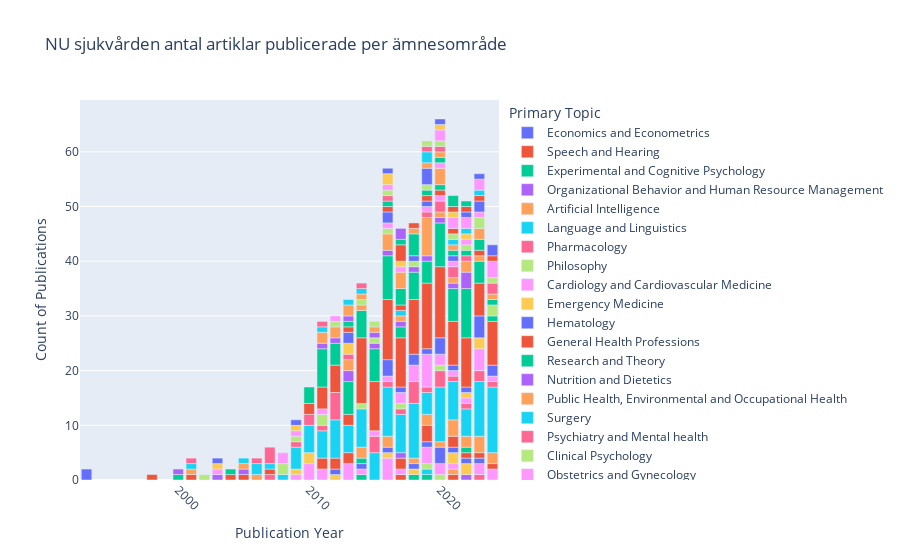

The code cell stored with this chart in its notebook:
### Markdown cell above
FWCI is the ratio of the actual number of citations received by an output to date and the `expected' number for an output with similar characteristics. `Expected' refers to average citations over the previous three years for all Scopus outputs of the same age, document type and field.

### Code cell
import pandas as pd
import plotly.express as px

# Creating a new DataFrame that groups by primary topic and counts the number of rows
topic_counts = df['primary_topic.subfield.display_name'].value_counts()

# Filtering the original DataFrame to include only topics with at least 5 publications
filtered_df = df[df['primary_topic.subfield.display_name'].isin(topic_counts[topic_counts >= 2].index)]

# Grouping the filtered DataFrame by publication year and primary topic
filtered_df_grouped = filtered_df.groupby(['publication_year', 'primary_topic.subfield.display_name']).size().reset_index(name='count')

# Plotting with Plotly
fig = px.bar(
    filtered_df_grouped,
    x='publication_year',
    y='count',
    color='primary_topic.subfield.display_name',
    title='NU sjukvården antal artiklar publicerade per ämnesområde',
    labels={'publication_year': 'Publication Year', 'count': 'Count of Publications'},
)

fig.update_layout(
    xaxis_title='Publication Year',
    yaxis_title='Count of Publications',
    legend_title='Primary Topic',
    xaxis=dict(tickangle=45),
    legend=dict(
        title='Primary Topic',
        orientation='v',
        x=1.02,
        y=1,
        xanchor='left',
        yanchor='top'
    )
)

fig.show()

### Figure 1 — Plotly figure (JSON) as saved in the notebook; plotly's stock layout.template omitted (floating-point values rounded to 4 significant figures)
{"data": [{"alignmentgroup": "True", "hovertemplate": "primary_topic.subfield.display_name=Economics and Econometrics<br>Publication Year=%{x}<br>Count of Publications=%{y}<extra></extra>", "legendgroup": "Economics and Econometrics", "marker": {"color": "#636efa", "pattern": {"shape": ""}}, "name": "Economics and Econometrics", "offsetgroup": "Economics and Econometrics", "orientation": "v", "showlegend": true, "textposition": "auto", "type": "bar", "x": [1993], "xaxis": "x", "y": [2], "yaxis": "y"}, {"alignmentgroup": "True", "hovertemplate": "primary_topic.subfield.display_name=Speech and Hearing<br>Publication Year=%{x}<br>Count of Publications=%{y}<extra></extra>", "legendgroup": "Speech and Hearing", "marker": {"color": "#EF553B", "pattern": {"shape": ""}}, "name": "Speech and Hearing", "offsetgroup": "Speech and Hearing", "orientation": "v", "showlegend": true, "textposition": "auto", "type": "bar", "x": [1998, 2001, 2017, 2021], "xaxis": "x", "y": [1, 1, 1, 1], "yaxis": "y"}, {"alignmentgroup": "True", "hovertemplate": "primary_topic.subfield.display_name=Experimental and Cognitive Psychology<br>Publication Year=%{x}<br>Count of Publications=%{y}<extra></extra>", "legendgroup": "Experimental and Cognitive Psychology", "marker": {"color": "#00cc96", "pattern": {"shape": ""}}, "name": "Experimental and Cognitive Psychology", "offsetgroup": "Experimental and Cognitive Psychology", "orientation": "v", "showlegend": true, "textposition": "auto", "type": "bar", "x": [2000, 2014, 2018, 2019], "xaxis": "x", "y": [1, 1, 1, 1], "yaxis": "y"}, {"alignmentgroup": "True", "hovertemplate": "primary_topic.subfield.display_name=Organizational Behavior and Human Resource Management<br>Publication Year=%{x}<br>Count of Publications=%{y}<extra></extra>", "legendgroup": "Organizational Behavior and Human Resource Management", "marker": {"color": "#ab63fa", "pattern": {"shape": ""}}, "name": "Organizational Behavior and Human Resource Management", "offsetgroup": "Organizational Behavior and Human Resource Management", "orientation": "v", "showlegend": true, "textposition": "auto", "type": "bar", "x": [2000, 2003, 2022], "xaxis": "x", "y": [1, 1, 1], "yaxis": "y"}, {"alignmentgroup": "True", "hovertemplate": "primary_topic.subfield.display_name=Artificial Intelligence<br>Publication Year=%{x}<br>Count of Publications=%{y}<extra></extra>", "legendgroup": "Artificial Intelligence", "marker": {"color": "#FFA15A", "pattern": {"shape": ""}}, "name": "Artificial Intelligence", "offsetgroup": "Artificial Intelligence", "orientation": "v", "showlegend": true, "textposition": "auto", "type": "bar", "x": [2001, 2021], "xaxis": "x", "y": [1, 1], "yaxis": "y"}, {"alignmentgroup": "True", "hovertemplate": "primary_topic.subfield.display_name=Language and Linguistics<br>Publication Year=%{x}<br>Count of Publications=%{y}<extra></extra>", "legendgroup": "Language and Linguistics", "marker": {"color": "#19d3f3", "pattern": {"shape": ""}}, "name": "Language and Linguistics", "offsetgroup": "Language and Linguistics", "orientation": "v", "showlegend": true, "textposition": "auto", "type": "bar", "x": [2001, 2019], "xaxis": "x", "y": [1, 1], "yaxis": "y"}, {"alignmentgroup": "True", "hovertemplate": "primary_topic.subfield.display_name=Pharmacology<br>Publication Year=%{x}<br>Count of Publications=%{y}<extra></extra>", "legendgroup": "Pharmacology", "marker": {"color": "#FF6692", "pattern": {"shape": ""}}, "name": "Pharmacology", "offsetgroup": "Pharmacology", "orientation": "v", "showlegend": true, "textposition": "auto", "type": "bar", "x": [2001, 2007, 2023], "xaxis": "x", "y": [1, 1, 1], "yaxis": "y"}, {"alignmentgroup": "True", "hovertemplate": "primary_topic.subfield.display_name=Philosophy<br>Publication Year=%{x}<br>Count of Publications=%{y}<extra></extra>", "legendgroup": "Philosophy", "marker": {"color": "#B6E880", "pattern": {"shape": ""}}, "name": "Philosophy", "offsetgroup": "Philosophy", "orientation": "v", "showlegend": true, "textposition": "auto", "type": "bar", "x": [2002, 2019, 2020], "xaxis": "x", "y": [1, 1, 1], "yaxis": "y"}, {"alignmentgroup": "True", "hovertemplate": "primary_topic.subfield.display_name=Cardiology and Cardiovascular Medicine<br>Publication Year=%{x}<br>Count of Publications=%{y}<extra></extra>", "legendgroup": "Cardiology and Cardiovascular Medicine", "marker": {"color": "#FF97FF", "pattern": {"shape": ""}}, "name": "Cardiology and Cardiovascular Medicine", "offsetgroup": "Cardiology and Cardiovascular Medicine", "orientation": "v", "showlegend": true, "textposition": "auto", "type": "bar", "x": [2003, 2009, 2010, 2011, 2013, 2014, 2016, 2017, 2019, 2020, 2021, 2023, 2024], "xaxis": "x", "y": [1, 1, 3, 2, 3, 1, 4, 1, 3, 2, 1, 2, 2], "yaxis": "y"}, {"alignmentgroup": "True", "hovertemplate": "primary_topic.subfield.display_name=Emergency Medicine<br>Publication Year=%{x}<br>Count of Publications=%{y}<extra></extra>", "legendgroup": "Emergency Medicine", "marker": {"color": "#FECB52", "pattern": {"shape": ""}}, "name": "Emergency Medicine", "offsetgroup": "Emergency Medicine", "orientation": "v", "showlegend": true, "textposition": "auto", "type": "bar", "x": [2003, 2009, 2010, 2012, 2016, 2018, 2021, 2022], "xaxis": "x", "y": [1, 1, 2, 1, 1, 1, 2, 2], "yaxis": "y"}, {"alignmentgroup": "True", "hovertemplate": "primary_topic.subfield.display_name=Hematology<br>Publication Year=%{x}<br>Count of Publications=%{y}<extra></extra>", "legendgroup": "Hematology", "marker": {"color": "#636efa", "pattern": {"shape": ""}}, "name": "Hematology", "offsetgroup": "Hematology", "orientation": "v", "showlegend": true, "textposition": "auto", "type": "bar", "x": [2003, 2012, 2014, 2016, 2018, 2019, 2020, 2021, 2022, 2023], "xaxis": "x", "y": [1, 1, 1, 1, 1, 1, 3, 1, 1, 1], "yaxis": "y"}, {"alignmentgroup": "True", "hovertemplate": "primary_topic.subfield.display_name=General Health Professions<br>Publication Year=%{x}<br>Count of Publications=%{y}<extra></extra>", "legendgroup": "General Health Professions", "marker": {"color": "#EF553B", "pattern": {"shape": ""}}, "name": "General Health Professions", "offsetgroup": "General Health Professions", "orientation": "v", "showlegend": true, "textposition": "auto", "type": "bar", "x": [2004, 2005, 2007, 2011, 2012, 2013, 2017, 2019, 2021, 2022, 2023, 2024], "xaxis": "x", "y": [1, 1, 1, 2, 2, 2, 2, 3, 2, 1, 1, 1], "yaxis": "y"}, {"alignmentgroup": "True", "hovertemplate": "primary_topic.subfield.display_name=Research and Theory<br>Publication Year=%{x}<br>Count of Publications=%{y}<extra></extra>", "legendgroup": "Research and Theory", "marker": {"color": "#00cc96", "pattern": {"shape": ""}}, "name": "Research and Theory", "offsetgroup": "Research and Theory", "orientation": "v", "showlegend": true, "textposition": "auto", "type": "bar", "x": [2004, 2014, 2022], "xaxis": "x", "y": [1, 1, 1], "yaxis": "y"}, {"alignmentgroup": "True", "hovertemplate": "primary_topic.subfield.display_name=Nutrition and Dietetics<br>Publication Year=%{x}<br>Count of Publications=%{y}<extra></extra>", "legendgroup": "Nutrition and Dietetics", "marker": {"color": "#ab63fa", "pattern": {"shape": ""}}, "name": "Nutrition and Dietetics", "offsetgroup": "Nutrition and Dietetics", "orientation": "v", "showlegend": true, "textposition": "auto", "type": "bar", "x": [2005, 2017], "xaxis": "x", "y": [1, 1], "yaxis": "y"}, {"alignmentgroup": "True", "hovertemplate": "primary_topic.subfield.display_name=Public Health, Environmental and Occupational Health<br>Publication Year=%{x}<br>Count of Publications=%{y}<extra></extra>", "legendgroup": "Public Health, Environmental and Occupational Health", "marker": {"color": "#FFA15A", "pattern": {"shape": ""}}, "name": "Public Health, Environmental and Occupational Health", "offsetgroup": "Public Health, Environmental and Occupational Health", "orientation": "v", "showlegend": true, "textposition": "auto", "type": "bar", "x": [2005, 2006, 2014, 2016, 2018, 2019, 2020, 2021, 2022, 2023, 2024], "xaxis": "x", "y": [1, 1, 2, 2, 1, 2, 1, 3, 2, 3, 2], "yaxis": "y"}, {"alignmentgroup": "True", "hovertemplate": "primary_topic.subfield.display_name=Surgery<br>Publication Year=%{x}<br>Count of Publications=%{y}<extra></extra>", "legendgroup": "Surgery", "marker": {"color": "#19d3f3", "pattern": {"shape": ""}}, "name": "Surgery", "offsetgroup": "Surgery", "orientation": "v", "showlegend": true, "textposition": "auto", "type": "bar", "x": [2005, 2006, 2007, 2008, 2009, 2010, 2011, 2012, 2013, 2014, 2015, 2016, 2017, 2018, 2019, 2020, 2021, 2022, 2023, 2024], "xaxis": "x", "y": [1, 2, 1, 1, 4, 5, 5, 7, 5, 7, 5, 9, 7, 10, 4, 10, 7, 5, 10, 12], "yaxis": "y"}, {"alignmentgroup": "True", "hovertemplate": "primary_topic.subfield.display_name=Psychiatry and Mental health<br>Publication Year=%{x}<br>Count of Publications=%{y}<extra></extra>", "legendgroup": "Psychiatry and Mental health", "marker": {"color": "#FF6692", "pattern": {"shape": ""}}, "name": "Psychiatry and Mental health", "offsetgroup": "Psychiatry and Mental health", "orientation": "v", "showlegend": true, "textposition": "auto", "type": "bar", "x": [2006, 2007, 2009, 2010, 2011, 2012, 2015, 2016, 2017, 2018, 2019, 2020, 2021, 2022, 2023, 2024], "xaxis": "x", "y": [1, 3, 1, 2, 1, 5, 3, 1, 1, 4, 1, 3, 1, 1, 2, 1], "yaxis": "y"}, {"alignmentgroup": "True", "hovertemplate": "primary_topic.subfield.display_name=Clinical Psychology<br>Publication Year=%{x}<br>Count of Publications=%{y}<extra></extra>", "legendgroup": "Clinical Psychology", "marker": {"color": "#B6E880", "pattern": {"shape": ""}}, "name": "Clinical Psychology", "offsetgroup": "Clinical Psychology", "orientation": "v", "showlegend": true, "textposition": "auto", "type": "bar", "x": [2008, 2009, 2011, 2014, 2017, 2020], "xaxis": "x", "y": [2, 1, 2, 1, 1, 1], "yaxis": "y"}, {"alignmentgroup": "True", "hovertemplate": "primary_topic.subfield.display_name=Obstetrics and Gynecology<br>Publication Year=%{x}<br>Count of Publications=%{y}<extra></extra>", "legendgroup": "Obstetrics and Gynecology", "marker": {"color": "#FF97FF", "pattern": {"shape": ""}}, "name": "Obstetrics and Gynecology", "offsetgroup": "Obstetrics and Gynecology", "orientation": "v", "showlegend": true, "textposition": "auto", "type": "bar", "x": [2008, 2009, 2011, 2015, 2016, 2017, 2018, 2019, 2020, 2021, 2022, 2023, 2024], "xaxis": "x", "y": [2, 1, 1, 1, 1, 2, 3, 6, 2, 1, 1, 4, 1], "yaxis": "y"}, {"alignmentgroup": "True", "hovertemplate": "primary_topic.subfield.display_name=Pediatrics, Perinatology and Child Health<br>Publication Year=%{x}<br>Count of Publications=%{y}<extra></extra>", "legendgroup": "Pediatrics, Perinatology and Child Health", "marker": {"color": "#FECB52", "pattern": {"shape": ""}}, "name": "Pediatrics, Perinatology and Child Health", "offsetgroup": "Pediatrics, Perinatology and Child Health", "orientation": "v", "showlegend": true, "textposition": "auto", "type": "bar", "x": [2009, 2022, 2023], "xaxis": "x", "y": [1, 1, 2], "yaxis": "y"}, {"alignmentgroup": "True", "hovertemplate": "primary_topic.subfield.display_name=Physiology<br>Publication Year=%{x}<br>Count of Publications=%{y}<extra></extra>", "legendgroup": "Physiology", "marker": {"color": "#636efa", "pattern": {"shape": ""}}, "name": "Physiology", "offsetgroup": "Physiology", "orientation": "v", "showlegend": true, "textposition": "auto", "type": "bar", "x": [2009, 2016, 2017, 2018, 2019, 2020, 2021, 2022, 2023, 2024], "xaxis": "x", "y": [1, 3, 1, 2, 1, 3, 1, 1, 4, 2], "yaxis": "y"}, {"alignmentgroup": "True", "hovertemplate": "primary_topic.subfield.display_name=Endocrinology, Diabetes and Metabolism<br>Publication Year=%{x}<br>Count of Publications=%{y}<extra></extra>", "legendgroup": "Endocrinology, Diabetes and Metabolism", "marker": {"color": "#EF553B", "pattern": {"shape": ""}}, "name": "Endocrinology, Diabetes and Metabolism", "offsetgroup": "Endocrinology, Diabetes and Metabolism", "orientation": "v", "showlegend": true, "textposition": "auto", "type": "bar", "x": [2010, 2011, 2012, 2013, 2014, 2015, 2016, 2017, 2018, 2019, 2020, 2021, 2022, 2023, 2024], "xaxis": "x", "y": [2, 4, 5, 2, 12, 9, 11, 9, 10, 12, 13, 8, 9, 6, 8], "yaxis": "y"}, {"alignmentgroup": "True", "hovertemplate": "primary_topic.subfield.display_name=Genetics<br>Publication Year=%{x}<br>Count of Publications=%{y}<extra></extra>", "legendgroup": "Genetics", "marker": {"color": "#00cc96", "pattern": {"shape": ""}}, "name": "Genetics", "offsetgroup": "Genetics", "orientation": "v", "showlegend": true, "textposition": "auto", "type": "bar", "x": [2010, 2011, 2012, 2013, 2014, 2015, 2016, 2017, 2018, 2019, 2020, 2021, 2022, 2023, 2024], "xaxis": "x", "y": [3, 7, 4, 6, 5, 6, 8, 2, 5, 4, 8, 6, 9, 4, 1], "yaxis": "y"}, {"alignmentgroup": "True", "hovertemplate": "primary_topic.subfield.display_name=Epidemiology<br>Publication Year=%{x}<br>Count of Publications=%{y}<extra></extra>", "legendgroup": "Epidemiology", "marker": {"color": "#ab63fa", "pattern": {"shape": ""}}, "name": "Epidemiology", "offsetgroup": "Epidemiology", "orientation": "v", "showlegend": true, "textposition": "auto", "type": "bar", "x": [2011, 2012, 2013, 2015, 2016, 2017, 2018, 2019, 2020, 2021, 2022], "xaxis": "x", "y": [1, 1, 2, 1, 1, 1, 1, 1, 1, 1, 3], "yaxis": "y"}, {"alignmentgroup": "True", "hovertemplate": "primary_topic.subfield.display_name=Molecular Biology<br>Publication Year=%{x}<br>Count of Publications=%{y}<extra></extra>", "legendgroup": "Molecular Biology", "marker": {"color": "#FFA15A", "pattern": {"shape": ""}}, "name": "Molecular Biology", "offsetgroup": "Molecular Biology", "orientation": "v", "showlegend": true, "textposition": "auto", "type": "bar", "x": [2011, 2012, 2013, 2014, 2016, 2017, 2019, 2020, 2021, 2022, 2023], "xaxis": "x", "y": [2, 2, 2, 1, 3, 1, 7, 1, 1, 2, 1], "yaxis": "y"}, {"alignmentgroup": "True", "hovertemplate": "primary_topic.subfield.display_name=Rehabilitation<br>Publication Year=%{x}<br>Count of Publications=%{y}<extra></extra>", "legendgroup": "Rehabilitation", "marker": {"color": "#19d3f3", "pattern": {"shape": ""}}, "name": "Rehabilitation", "offsetgroup": "Rehabilitation", "orientation": "v", "showlegend": true, "textposition": "auto", "type": "bar", "x": [2011, 2017], "xaxis": "x", "y": [1, 1], "yaxis": "y"}, {"alignmentgroup": "True", "hovertemplate": "primary_topic.subfield.display_name=Sociology and Political Science<br>Publication Year=%{x}<br>Count of Publications=%{y}<extra></extra>", "legendgroup": "Sociology and Political Science", "marker": {"color": "#FF6692", "pattern": {"shape": ""}}, "name": "Sociology and Political Science", "offsetgroup": "Sociology and Political Science", "orientation": "v", "showlegend": true, "textposition": "auto", "type": "bar", "x": [2011, 2013, 2019, 2020, 2021, 2022], "xaxis": "x", "y": [1, 1, 1, 2, 2, 1], "yaxis": "y"}, {"alignmentgroup": "True", "hovertemplate": "primary_topic.subfield.display_name=Oncology<br>Publication Year=%{x}<br>Count of Publications=%{y}<extra></extra>", "legendgroup": "Oncology", "marker": {"color": "#B6E880", "pattern": {"shape": ""}}, "name": "Oncology", "offsetgroup": "Oncology", "orientation": "v", "showlegend": true, "textposition": "auto", "type": "bar", "x": [2012, 2014, 2015, 2016, 2018, 2024], "xaxis": "x", "y": [1, 1, 1, 1, 1, 2], "yaxis": "y"}, {"alignmentgroup": "True", "hovertemplate": "primary_topic.subfield.display_name=Urology<br>Publication Year=%{x}<br>Count of Publications=%{y}<extra></extra>", "legendgroup": "Urology", "marker": {"color": "#FF97FF", "pattern": {"shape": ""}}, "name": "Urology", "offsetgroup": "Urology", "orientation": "v", "showlegend": true, "textposition": "auto", "type": "bar", "x": [2012, 2016, 2019, 2020, 2021], "xaxis": "x", "y": [1, 1, 1, 1, 1], "yaxis": "y"}, {"alignmentgroup": "True", "hovertemplate": "primary_topic.subfield.display_name=Cellular and Molecular Neuroscience<br>Publication Year=%{x}<br>Count of Publications=%{y}<extra></extra>", "legendgroup": "Cellular and Molecular Neuroscience", "marker": {"color": "#FECB52", "pattern": {"shape": ""}}, "name": "Cellular and Molecular Neuroscience", "offsetgroup": "Cellular and Molecular Neuroscience", "orientation": "v", "showlegend": true, "textposition": "auto", "type": "bar", "x": [2013], "xaxis": "x", "y": [2], "yaxis": "y"}, {"alignmentgroup": "True", "hovertemplate": "primary_topic.subfield.display_name=Cognitive Neuroscience<br>Publication Year=%{x}<br>Count of Publications=%{y}<extra></extra>", "legendgroup": "Cognitive Neuroscience", "marker": {"color": "#636efa", "pattern": {"shape": ""}}, "name": "Cognitive Neuroscience", "offsetgroup": "Cognitive Neuroscience", "orientation": "v", "showlegend": true, "textposition": "auto", "type": "bar", "x": [2013, 2016, 2018, 2019, 2021], "xaxis": "x", "y": [2, 2, 1, 1, 1], "yaxis": "y"}, {"alignmentgroup": "True", "hovertemplate": "primary_topic.subfield.display_name=Education<br>Publication Year=%{x}<br>Count of Publications=%{y}<extra></extra>", "legendgroup": "Education", "marker": {"color": "#EF553B", "pattern": {"shape": ""}}, "name": "Education", "offsetgroup": "Education", "orientation": "v", "showlegend": true, "textposition": "auto", "type": "bar", "x": [2013, 2016, 2017, 2019, 2020, 2023], "xaxis": "x", "y": [1, 1, 1, 1, 1, 1], "yaxis": "y"}, {"alignmentgroup": "True", "hovertemplate": "primary_topic.subfield.display_name=Geriatrics and Gerontology<br>Publication Year=%{x}<br>Count of Publications=%{y}<extra></extra>", "legendgroup": "Geriatrics and Gerontology", "marker": {"color": "#00cc96", "pattern": {"shape": ""}}, "name": "Geriatrics and Gerontology", "offsetgroup": "Geriatrics and Gerontology", "orientation": "v", "showlegend": true, "textposition": "auto", "type": "bar", "x": [2013, 2016, 2017, 2018, 2019, 2020, 2021, 2022, 2023, 2024], "xaxis": "x", "y": [1, 1, 3, 4, 1, 1, 1, 1, 2, 1], "yaxis": "y"}, {"alignmentgroup": "True", "hovertemplate": "primary_topic.subfield.display_name=Neurology<br>Publication Year=%{x}<br>Count of Publications=%{y}<extra></extra>", "legendgroup": "Neurology", "marker": {"color": "#ab63fa", "pattern": {"shape": ""}}, "name": "Neurology", "offsetgroup": "Neurology", "orientation": "v", "showlegend": true, "textposition": "auto", "type": "bar", "x": [2013, 2015], "xaxis": "x", "y": [1, 1], "yaxis": "y"}, {"alignmentgroup": "True", "hovertemplate": "primary_topic.subfield.display_name=Oral Surgery<br>Publication Year=%{x}<br>Count of Publications=%{y}<extra></extra>", "legendgroup": "Oral Surgery", "marker": {"color": "#FFA15A", "pattern": {"shape": ""}}, "name": "Oral Surgery", "offsetgroup": "Oral Surgery", "orientation": "v", "showlegend": true, "textposition": "auto", "type": "bar", "x": [2013, 2014, 2015, 2017, 2018, 2020, 2021, 2023, 2024], "xaxis": "x", "y": [2, 1, 1, 3, 1, 3, 1, 2, 1], "yaxis": "y"}, {"alignmentgroup": "True", "hovertemplate": "primary_topic.subfield.display_name=Orthopedics and Sports Medicine<br>Publication Year=%{x}<br>Count of Publications=%{y}<extra></extra>", "legendgroup": "Orthopedics and Sports Medicine", "marker": {"color": "#19d3f3", "pattern": {"shape": ""}}, "name": "Orthopedics and Sports Medicine", "offsetgroup": "Orthopedics and Sports Medicine", "orientation": "v", "showlegend": true, "textposition": "auto", "type": "bar", "x": [2013, 2014, 2021], "xaxis": "x", "y": [1, 1, 1], "yaxis": "y"}, {"alignmentgroup": "True", "hovertemplate": "primary_topic.subfield.display_name=Radiological and Ultrasound Technology<br>Publication Year=%{x}<br>Count of Publications=%{y}<extra></extra>", "legendgroup": "Radiological and Ultrasound Technology", "marker": {"color": "#FF6692", "pattern": {"shape": ""}}, "name": "Radiological and Ultrasound Technology", "offsetgroup": "Radiological and Ultrasound Technology", "orientation": "v", "showlegend": true, "textposition": "auto", "type": "bar", "x": [2014, 2016, 2024], "xaxis": "x", "y": [1, 1, 2], "yaxis": "y"}, {"alignmentgroup": "True", "hovertemplate": "primary_topic.subfield.display_name=Pulmonary and Respiratory Medicine<br>Publication Year=%{x}<br>Count of Publications=%{y}<extra></extra>", "legendgroup": "Pulmonary and Respiratory Medicine", "marker": {"color": "#B6E880", "pattern": {"shape": ""}}, "name": "Pulmonary and Respiratory Medicine", "offsetgroup": "Pulmonary and Respiratory Medicine", "orientation": "v", "showlegend": true, "textposition": "auto", "type": "bar", "x": [2015, 2016, 2019, 2021, 2022, 2023, 2024], "xaxis": "x", "y": [1, 1, 1, 1, 1, 2, 1], "yaxis": "y"}, {"alignmentgroup": "True", "hovertemplate": "primary_topic.subfield.display_name=Ophthalmology<br>Publication Year=%{x}<br>Count of Publications=%{y}<extra></extra>", "legendgroup": "Ophthalmology", "marker": {"color": "#FF97FF", "pattern": {"shape": ""}}, "name": "Ophthalmology", "offsetgroup": "Ophthalmology", "orientation": "v", "showlegend": true, "textposition": "auto", "type": "bar", "x": [2016, 2017, 2020, 2022, 2023, 2024], "xaxis": "x", "y": [1, 1, 1, 1, 1, 3], "yaxis": "y"}, {"alignmentgroup": "True", "hovertemplate": "primary_topic.subfield.display_name=Radiology, Nuclear Medicine and Imaging<br>Publication Year=%{x}<br>Count of Publications=%{y}<extra></extra>", "legendgroup": "Radiology, Nuclear Medicine and Imaging", "marker": {"color": "#FECB52", "pattern": {"shape": ""}}, "name": "Radiology, Nuclear Medicine and Imaging", "offsetgroup": "Radiology, Nuclear Medicine and Imaging", "orientation": "v", "showlegend": true, "textposition": "auto", "type": "bar", "x": [2016, 2017, 2022], "xaxis": "x", "y": [2, 1, 1], "yaxis": "y"}, {"alignmentgroup": "True", "hovertemplate": "primary_topic.subfield.display_name=Rheumatology<br>Publication Year=%{x}<br>Count of Publications=%{y}<extra></extra>", "legendgroup": "Rheumatology", "marker": {"color": "#636efa", "pattern": {"shape": ""}}, "name": "Rheumatology", "offsetgroup": "Rheumatology", "orientation": "v", "showlegend": true, "textposition": "auto", "type": "bar", "x": [2016, 2019, 2023], "xaxis": "x", "y": [1, 3, 2], "yaxis": "y"}, {"alignmentgroup": "True", "hovertemplate": "primary_topic.subfield.display_name=Biomedical Engineering<br>Publication Year=%{x}<br>Count of Publications=%{y}<extra></extra>", "legendgroup": "Biomedical Engineering", "marker": {"color": "#EF553B", "pattern": {"shape": ""}}, "name": "Biomedical Engineering", "offsetgroup": "Biomedical Engineering", "orientation": "v", "showlegend": true, "textposition": "auto", "type": "bar", "x": [2017, 2018, 2021, 2023, 2024], "xaxis": "x", "y": [3, 1, 1, 1, 1], "yaxis": "y"}, {"alignmentgroup": "True", "hovertemplate": "primary_topic.subfield.display_name=Communication<br>Publication Year=%{x}<br>Count of Publications=%{y}<extra></extra>", "legendgroup": "Communication", "marker": {"color": "#00cc96", "pattern": {"shape": ""}}, "name": "Communication", "offsetgroup": "Communication", "orientation": "v", "showlegend": true, "textposition": "auto", "type": "bar", "x": [2017, 2020], "xaxis": "x", "y": [1, 1], "yaxis": "y"}, {"alignmentgroup": "True", "hovertemplate": "primary_topic.subfield.display_name=Reproductive Medicine<br>Publication Year=%{x}<br>Count of Publications=%{y}<extra></extra>", "legendgroup": "Reproductive Medicine", "marker": {"color": "#ab63fa", "pattern": {"shape": ""}}, "name": "Reproductive Medicine", "offsetgroup": "Reproductive Medicine", "orientation": "v", "showlegend": true, "textposition": "auto", "type": "bar", "x": [2017], "xaxis": "x", "y": [2], "yaxis": "y"}, {"alignmentgroup": "True", "hovertemplate": "primary_topic.subfield.display_name=Dermatology<br>Publication Year=%{x}<br>Count of Publications=%{y}<extra></extra>", "legendgroup": "Dermatology", "marker": {"color": "#FFA15A", "pattern": {"shape": ""}}, "name": "Dermatology", "offsetgroup": "Dermatology", "orientation": "v", "showlegend": true, "textposition": "auto", "type": "bar", "x": [2019, 2020], "xaxis": "x", "y": [1, 1], "yaxis": "y"}, {"alignmentgroup": "True", "hovertemplate": "primary_topic.subfield.display_name=Immunology<br>Publication Year=%{x}<br>Count of Publications=%{y}<extra></extra>", "legendgroup": "Immunology", "marker": {"color": "#19d3f3", "pattern": {"shape": ""}}, "name": "Immunology", "offsetgroup": "Immunology", "orientation": "v", "showlegend": true, "textposition": "auto", "type": "bar", "x": [2019, 2022, 2023], "xaxis": "x", "y": [2, 1, 1], "yaxis": "y"}, {"alignmentgroup": "True", "hovertemplate": "primary_topic.subfield.display_name=Immunology and Allergy<br>Publication Year=%{x}<br>Count of Publications=%{y}<extra></extra>", "legendgroup": "Immunology and Allergy", "marker": {"color": "#FF6692", "pattern": {"shape": ""}}, "name": "Immunology and Allergy", "offsetgroup": "Immunology and Allergy", "orientation": "v", "showlegend": true, "textposition": "auto", "type": "bar", "x": [2019, 2020], "xaxis": "x", "y": [1, 1], "yaxis": "y"}, {"alignmentgroup": "True", "hovertemplate": "primary_topic.subfield.display_name=Nephrology<br>Publication Year=%{x}<br>Count of Publications=%{y}<extra></extra>", "legendgroup": "Nephrology", "marker": {"color": "#B6E880", "pattern": {"shape": ""}}, "name": "Nephrology", "offsetgroup": "Nephrology", "orientation": "v", "showlegend": true, "textposition": "auto", "type": "bar", "x": [2019, 2020], "xaxis": "x", "y": [1, 1], "yaxis": "y"}, {"alignmentgroup": "True", "hovertemplate": "primary_topic.subfield.display_name=Infectious Diseases<br>Publication Year=%{x}<br>Count of Publications=%{y}<extra></extra>", "legendgroup": "Infectious Diseases", "marker": {"color": "#FF97FF", "pattern": {"shape": ""}}, "name": "Infectious Diseases", "offsetgroup": "Infectious Diseases", "orientation": "v", "showlegend": true, "textposition": "auto", "type": "bar", "x": [2020, 2021, 2022, 2023], "xaxis": "x", "y": [2, 2, 2, 2], "yaxis": "y"}, {"alignmentgroup": "True", "hovertemplate": "primary_topic.subfield.display_name=Management Science and Operations Research<br>Publication Year=%{x}<br>Count of Publications=%{y}<extra></extra>", "legendgroup": "Management Science and Operations Research", "marker": {"color": "#FECB52", "pattern": {"shape": ""}}, "name": "Management Science and Operations Research", "offsetgroup": "Management Science and Operations Research", "orientation": "v", "showlegend": true, "textposition": "auto", "type": "bar", "x": [2020, 2021], "xaxis": "x", "y": [1, 1], "yaxis": "y"}, {"alignmentgroup": "True", "hovertemplate": "primary_topic.subfield.display_name=Otorhinolaryngology<br>Publication Year=%{x}<br>Count of Publications=%{y}<extra></extra>", "legendgroup": "Otorhinolaryngology", "marker": {"color": "#636efa", "pattern": {"shape": ""}}, "name": "Otorhinolaryngology", "offsetgroup": "Otorhinolaryngology", "orientation": "v", "showlegend": true, "textposition": "auto", "type": "bar", "x": [2020, 2022, 2023, 2024], "xaxis": "x", "y": [1, 1, 1, 2], "yaxis": "y"}, {"alignmentgroup": "True", "hovertemplate": "primary_topic.subfield.display_name=Critical Care and Intensive Care Medicine<br>Publication Year=%{x}<br>Count of Publications=%{y}<extra></extra>", "legendgroup": "Critical Care and Intensive Care Medicine", "marker": {"color": "#EF553B", "pattern": {"shape": ""}}, "name": "Critical Care and Intensive Care Medicine", "offsetgroup": "Critical Care and Intensive Care Medicine", "orientation": "v", "showlegend": true, "textposition": "auto", "type": "bar", "x": [2021, 2022], "xaxis": "x", "y": [1, 1], "yaxis": "y"}, {"alignmentgroup": "True", "hovertemplate": "primary_topic.subfield.display_name=Periodontics<br>Publication Year=%{x}<br>Count of Publications=%{y}<extra></extra>", "legendgroup": "Periodontics", "marker": {"color": "#00cc96", "pattern": {"shape": ""}}, "name": "Periodontics", "offsetgroup": "Periodontics", "orientation": "v", "showlegend": true, "textposition": "auto", "type": "bar", "x": [2021, 2022], "xaxis": "x", "y": [2, 1], "yaxis": "y"}], "layout": {"barmode": "relative", "legend": {"orientation": "v", "title": {"text": "Primary Topic"}, "tracegroupgap": 0, "x": 1.02, "xanchor": "left", "y": 1, "yanchor": "top"}, "title": {"text": "NU sjukvården antal artiklar publicerade per ämnesområde"}, "xaxis": {"anchor": "y", "domain": [0, 1], "tickangle": 45, "title": {"text": "Publication Year"}}, "yaxis": {"anchor": "x", "domain": [0, 1], "title": {"text": "Count of Publications"}}}}
